Frame 1 (no input): blank canvas, image omitted
Frame 60 (no input): blank canvas, image omitted
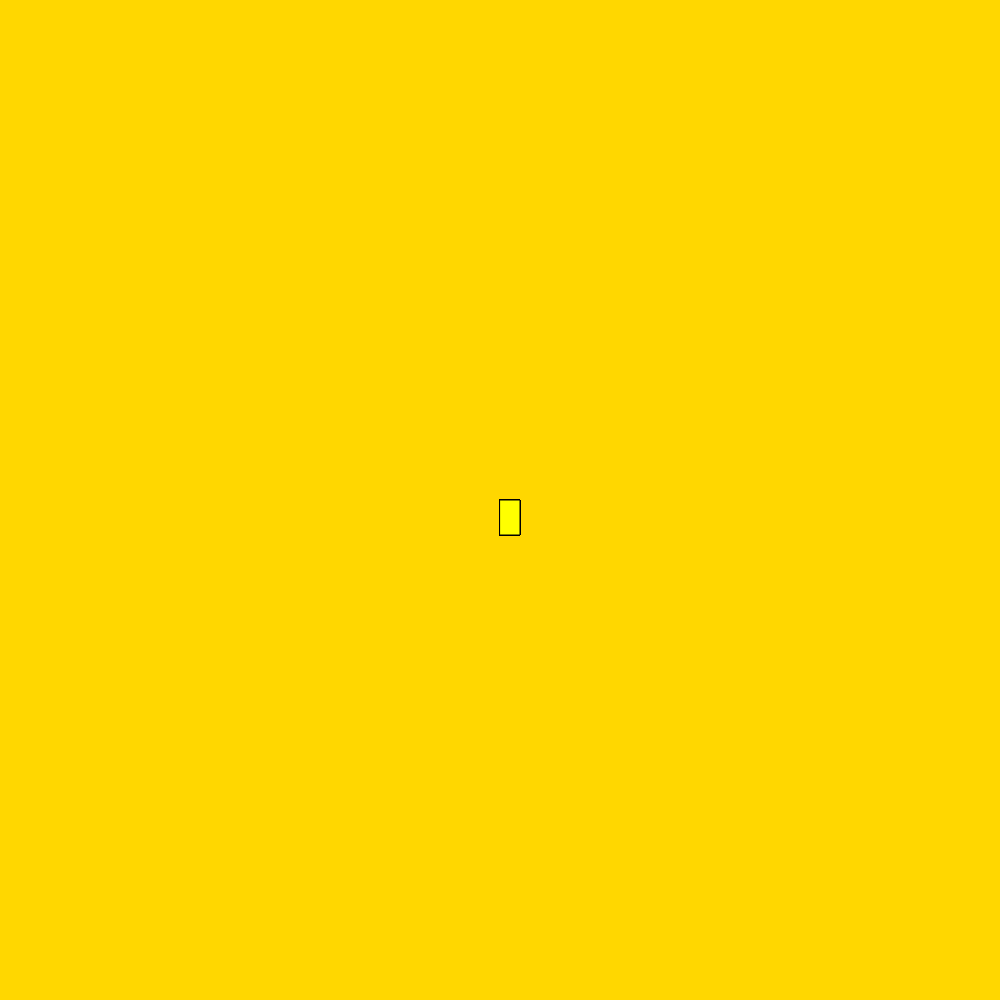
Frame 120 (the mouse pressed at the canvas centre since frame 60)

The p5.js sketch whose frames 1 and 60 were blank and that drew this single picture after the mouse press (run headless with seeded random() and noise() and a simulated clock; from frame 60 on, the mouse is pressed at the canvas centre):

// p5.js sketch
// ── sketch.js
function setup() {
    createCanvas(1000 , 1000);
    background("gold");}
  
  function draw() {
   
    fill("yellow")
    stroke("black")
  
    if(mouseIsPressed) {
      rect(mouseX,mouseY,20,35)
    }}
